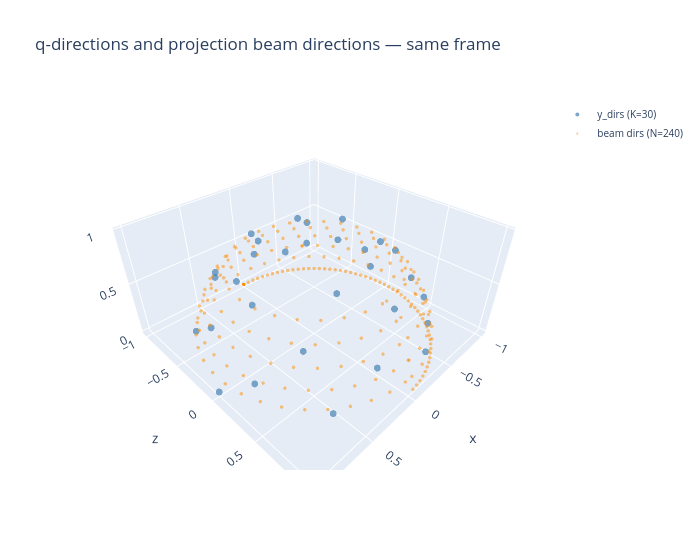

The notebook cell this image was saved under:
### Code cell
import plotly.graph_objects as go

fig = go.Figure()
fig.add_trace(go.Scatter3d(
    x=y_dirs[:, 0], y=y_dirs[:, 2], z=y_dirs[:, 1],
    mode='markers',
    marker=dict(size=4, color='steelblue', opacity=0.7),
    name=f'y_dirs (K={K})',
))

# Split beam directions by dataset using SPLIT_LOCATION
if not SPLIT_LOCATION:
    boundaries = [0, len(_beam)]
    labels = [f'beam dirs (N={len(_beam)})']
else:
    boundaries = [0] + list(SPLIT_LOCATION) + [len(_beam)]
    labels = [f'dataset {i + 1} (N={boundaries[i+1] - boundaries[i]})' for i in range(len(boundaries) - 1)]

for i, (start, end) in enumerate(zip(boundaries[:-1], boundaries[1:])):
    color = _DATASET_COLORS[i % len(_DATASET_COLORS)]
    seg = _beam[start:end]
    fig.add_trace(go.Scatter3d(
        x=seg[:, 0], y=seg[:, 2], z=seg[:, 1],
        mode='markers',
        marker=dict(size=2, color=color, opacity=0.5),
        name=labels[i],
    ))

fig.update_layout(
    scene=dict(xaxis_title='x', yaxis_title='z', zaxis_title='y'),
    title='q-directions and projection beam directions — same frame',
    width=700, height=550,
    legend=dict(font=dict(size=10)),
)
fig.show()

### Figure 1 — Plotly figure (JSON) as saved in the notebook; plotly's stock layout.template omitted (floating-point values rounded to 4 significant figures; data arrays with more than 128 entries replaced by an {"elided": "..."} marker saying what was removed)
{"data": [{"marker": {"color": "steelblue", "opacity": 0.7, "size": 4}, "mode": "markers", "name": "y_dirs (K=30)", "type": "scatter3d", "x": [0.9999, -0.7364, 0.08712, 0.6043, -0.9736, 0.8295, -0.2534, -0.4463, 0.9008, -0.8768, 0.397, 0.2764, -0.7865, 0.8722, -0.5035, -0.11, 0.6386, -0.8115, 0.558, -0.0351, -0.4678, 0.6912, -0.5429, 0.1364, 0.2869, -0.5019, 0.4255, -0.1543, -0.1057, 0.1609], "y": [-0.0, 0.6746, -0.9927, 0.7882, -0.1722, -0.5276, 0.9428, -0.8593, 0.329, 0.3619, -0.8484, 0.8813, -0.4558, -0.1918, 0.7162, -0.8491, 0.5382, 0.03356, -0.5553, 0.7591, -0.5606, 0.093, 0.3778, -0.6064, 0.5007, -0.1601, -0.1966, 0.3687, -0.2938, 0.08458], "z": [0.01667, 0.05, 0.08333, 0.1167, 0.15, 0.1833, 0.2167, 0.25, 0.2833, 0.3167, 0.35, 0.3833, 0.4167, 0.45, 0.4833, 0.5167, 0.55, 0.5833, 0.6167, 0.65, 0.6833, 0.7167, 0.75, 0.7833, 0.8167, 0.85, 0.8833, 0.9167, 0.95, 0.9833]}, {"marker": {"color": "darkorange", "opacity": 0.5, "size": 2}, "mode": "markers", "name": "beam dirs (N=240)", "type": "scatter3d", "x": {"elided": "240 float values"}, "y": {"elided": "240 float values"}, "z": {"elided": "240 float values"}}], "layout": {"height": 550, "legend": {"font": {"size": 10}}, "scene": {"xaxis": {"title": {"text": "x"}}, "yaxis": {"title": {"text": "z"}}, "zaxis": {"title": {"text": "y"}}}, "title": {"text": "q-directions and projection beam directions — same frame"}, "width": 700}}
